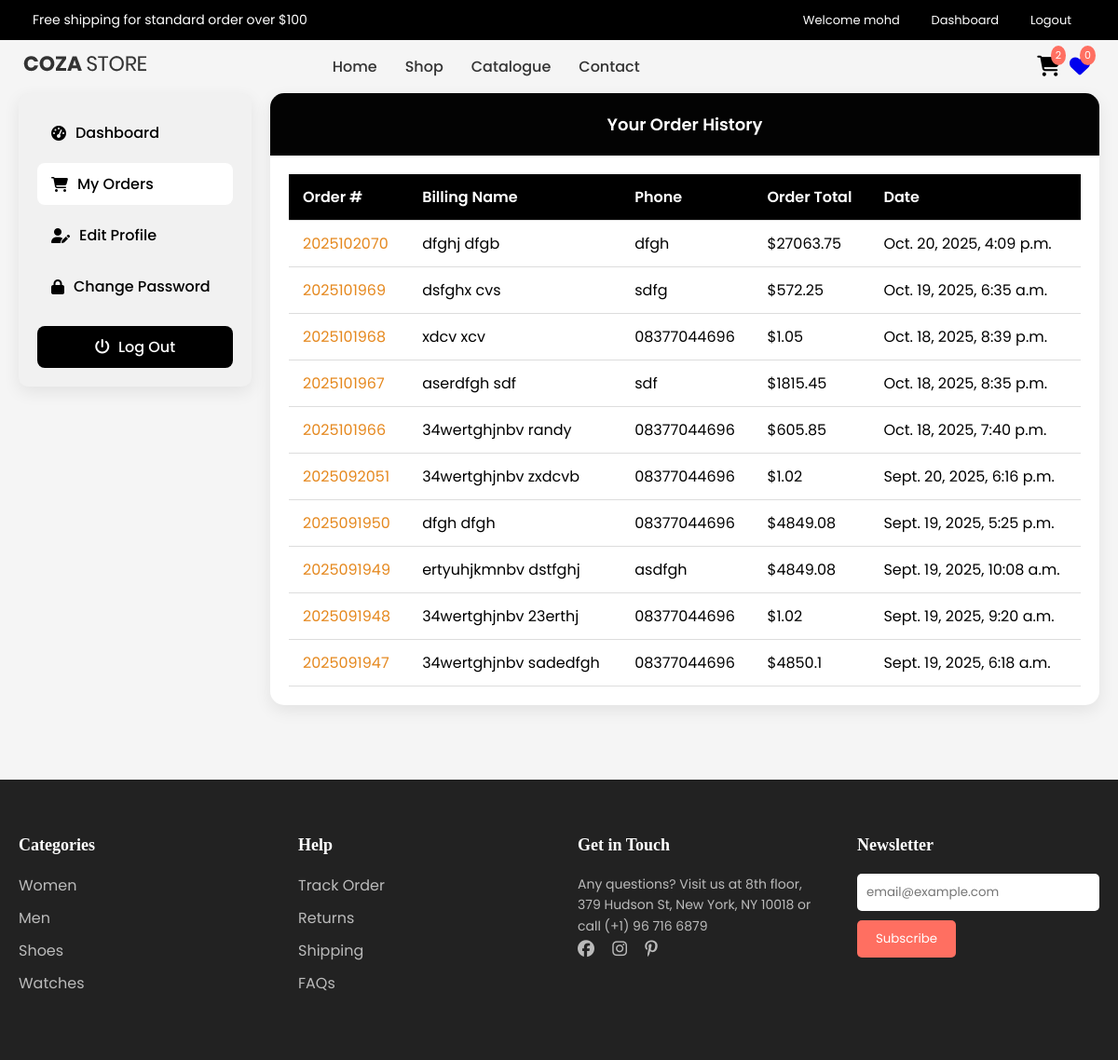
The app's page /accounts/my_orders/ (signed in) with its own data.
### Accounts/models.py (models this page shows, shortened)
class Account(AbstractBaseUser):
    first_name=models.CharField(max_length=50)
    last_name=models.CharField( max_length=50)
    username = models.CharField(max_length=50, unique=True)
    email=models.EmailField(max_length=100, unique=True)
    phone_number = models.CharField(max_length=50)
    date_joined = models.DateTimeField(auto_now_add=True)
    last_login= models.DateTimeField(auto_now_add=True)
    is_admin= models.BooleanField(default=False)
    is_staff= models.BooleanField(default=False)
    is_active= models.BooleanField(default=False)
    is_superadmin= models.BooleanField(default=False)
    USERNAME_FIELD = 'email'
    REQUIRED_FIELDS=['username','first_name','last_name']
    objects = MyAccountManager()

### Orders/models.py (models this page shows, shortened)
class Order(models.Model):
    STATUS = (
        ('New', 'New'),
        ('Accepted', 'Accepted'),
        ('Completed', 'Completed'),
        ('Cancelled', 'Cancelled'),
    )
    user = models.ForeignKey(Account, on_delete=models.SET_NULL, null=True)
    payment = models.ForeignKey(Payment, on_delete=models.SET_NULL, blank=True, null=True)
    order_number = models.CharField(max_length=20)
    first_name = models.CharField(max_length=50)
    last_name = models.CharField(max_length=50)
    phone = models.CharField(max_length=15)
    email = models.EmailField(max_length=50)
    address_line_1 = models.CharField(max_length=50)
    address_line_2 = models.CharField(max_length=50, blank=True)
    country = models.CharField(max_length=50)
    state = models.CharField(max_length=50)
    city = models.CharField(max_length=50)
    order_note = models.CharField(max_length=100, blank=True)
    order_total = models.FloatField()
    tax = models.FloatField()
    status = models.CharField(max_length=10, choices=STATUS, default='New')
    ip = models.CharField(blank=True, max_length=20)
    is_ordered = models.BooleanField(default=False)
    created_at = models.DateTimeField(auto_now_add=True)
    updated_at = models.DateTimeField(auto_now=True)
    def full_name(self):
        return f'{self.first_name} {self.last_name}'

### Accounts/views.py (the view)
# urls.py: path('my_orders/', my_orders, name='my_orders'),
@login_required(login_url='login')
def my_orders(request):
    orders = Order.objects.filter(user=request.user, is_ordered=True).order_by('-created_at')
    context = {
        'orders': orders,
    }
    return render(request, 'my_orders.html', context)

### Carts/context_processors.py (called while the page is built)
def counter(request):
    cart_count = 0
    if 'admin' in request.path:
        return {}
    try:
        if request.user.is_authenticated:
            cart_items = CartItem.objects.filter(user=request.user, is_active=True)
        else:
            cart = Cart.objects.filter(cart_id=_cart_id(request)).first()
            if cart:
                cart_items = CartItem.objects.filter(cart=cart, is_active=True)
            else:
                cart_items = []
        for item in cart_items:
            cart_count += item.quantity
    except Exception:
        cart_count = 0
    return dict(cart_count=cart_count)

### Category/context_processors.py (called while the page is built)
def menu_links(request):
    links = Category.objects.all()
    return dict(links=links)

### templates/my_orders.html (shortened to what this page needs)
{% extends 'basee.html' %}
{% load static %}
{% block content %}
<section class="section-content">
  <div class="containerss">
    {% include 'dashboard_sidebar.html' %}
    <main>
      <article class="card">
        <header class="card-header">
          Your Order History
        </header>
        <div class="card-body">
          <div class="table-responsive">
            <table>
              <thead>
                <tr>
                  <th>Order #</th>
                  <th>Billing Name</th>
                  <th>Phone</th>
                  <th>Order Total</th>
                  <th>Date</th>
                </tr>
              </thead>
              <tbody>
                {% for order in orders %}
                <tr>
                  <td><a href="{% url 'order_detail' order.order_number %}">{{ order.order_number }}</a></td>
                  <td>{{ order.full_name }}</td>
                  <td>{{ order.phone }}</td>
                  <td>${{ order.order_total }}</td>
                  <td>{{ order.created_at }}</td>
                </tr>
                {% empty %}
                <tr>
                  <td colspan="5" style="text-align:center;">No orders found.</td>
                </tr>
                {% endfor %}
              </tbody>
            </table>
          </div>
        </div>
      </article>
    </main>
  </div>
</section>
{% endblock %}

### templates/basee.html (shortened to what this page needs)
 {% load static %}
<!DOCTYPE html>
<html lang="en">
<head>
  <link rel="stylesheet" href="https://cdn.jsdelivr.net/npm/material-design-iconic-font@2.2.0/dist/css/material-design-iconic.min.css">
  <link rel="stylesheet" href="https://cdnjs.cloudflare.com/ajax/libs/font-awesome/6.4.2/css/all.min.css">
</head>
<body>
<header>
  <div class="container-menu-desktop">
    <div class="top-bar">
      <div class="content-topbar container">
        <div class="left-top-bar">Free shipping for standard order over $100</div>
        <div class="right-top-bar">
          {% if user.is_authenticated %}
            <a href="#">Welcome {{ user.first_name }}</a>
            <a href="{% url 'dashboard' %}">Dashboard</a>
            <a href="{% url 'logout' %}">Logout</a>
          {% else %}
            <a href="#">Welcome Guest</a>
            <a href="{% url 'login' %}">Sign In</a>
            <a href="{% url 'register' %}">Register</a>
          {% endif %}
        </div>
      </div>
    </div>
    <div class="wrap-menu-desktop">
      <nav class="limiter-menu-desktop container">
        <a href="#"><img src="{% static 'images/icons/logo-01.png' %}" alt="IMG-LOGO"></a>
        <div class="menu-desktop">
          <ul class="main-menu">
            <li><a href="{% url 'home' %}">Home</a></li>
            <li><a href="{% url 'store' %}">Shop</a></li>
            <li><a href="{% url 'catalogue' %}">Catalogue</a></li>
            <li><a href="{% url 'contact' %}">Contact</a></li>
          </ul>
        </div>
        <div class="wrap-icon-header">
          <div class="icon-header-item icon-header-noti js-show-cart" onclick="window.location.href='{% url 'cart' %}'" data-notify="2"><i class="fa-solid fa-cart-shopping"></i></div>
          <a href="#" class="icon-header-item icon-header-noti" data-notify="0"><i class="fa-solid fa-heart"></i></a>
        </div>
      </nav>
    </div>
  </div>
</header>
{% block content %}{% endblock %}
<footer>
  <div class="footer-container">
    <div>
      <h4>Categories</h4>
      <ul>
        <li><a href="#">Women</a></li>
        <li><a href="#">Men</a></li>
        <li><a href="#">Shoes</a></li>
        <li><a href="#">Watches</a></li>
      </ul>
    </div>
    <div>
      <h4>Help</h4>
      <ul>
        <li><a href="#">Track Order</a></li>
        <li><a href="#">Returns</a></li>
        <li><a href="#">Shipping</a></li>
        <li><a href="#">FAQs</a></li>
      </ul>
    </div>
    <div>
      <h4>Get in Touch</h4>
      <p>Any questions? Visit us at 8th floor, 379 Hudson St, New York, NY 10018 or call (+1) 96 716 6879</p>
      <div class="social-icons">
        <a href="#"><i class="fab fa-facebook"></i></a>
        <a href="#"><i class="fab fa-instagram"></i></a>
        <a href="#"><i class="fab fa-pinterest-p"></i></a>
      </div>
    </div>
    <div>
      <h4>Newsletter</h4>
      <form class="newsletter" id="newsletterForm">
        <input type="email" name="email" placeholder="email@example.com" required>
        <button type="submit">Subscribe</button>
      </form>
    </div>
  </div>
</footer>
</body>
</html>

### templates/basee.html (style rules this page uses)
* { margin: 0; padding: 0; box-sizing: border-box; font-family: "Poppins", sans-serif; }
body { margin: 0; font-family: 'Poppins', sans-serif; }
header { width: 100%; z-index: 999; }
.container { max-width: 1150px; margin: 0 auto; padding: 0 10px; }
.container-menu-desktop { display: flex; flex-direction: column; z-index: 999; position: sticky; top: 0; }
.top-bar { color: #fff; background: #000; font-size: 14px; padding: 11px 0; position: fixed; top: 0; left: 0; width: 100%; z-index: 1000; }
.top-bar .content-topbar { display: flex; justify-content: space-between; align-items: center; }
.right-top-bar a { text-decoration: none; color: #ffffff; padding: 0 15px; font-size: 13px; }
.wrap-menu-desktop { position: fixed; top: 40px; left: 0; width: 100%; background: transparent; z-index: 999; transition: background 0.3s, box-shadow 0.3s; }
.limiter-menu-desktop { display: flex; justify-content: space-between; align-items: center; padding: 15px 0; }
.main-menu { list-style: none; display: flex; margin-right: 223px; padding: 0; }
.main-menu li { margin: 0 15px; }
.main-menu a { text-decoration: none; font-weight: 500; color: #333; transition: 0.3s; }
.wrap-icon-header { display: flex; align-items: center; }
.icon-header-item { font-size: 22px; margin: 0 5px; cursor: pointer; position: relative; }
.icon-header-noti::after { content: attr(data-notify); position: absolute; top: -6px; right: -6px; background: #ff6f61; color: #fff; font-size: 11px; border-radius: 50%; padding: 2px 5px; }
footer { background: #222; color: #fff; padding: 60px 20px; }
footer h4 { font-family: 'PlayfairDisplay-Bold'; font-size: 18px; margin-bottom: 20px; }
footer a { color: #bbb; text-decoration: none; transition: 0.3s; }
footer ul { list-style: none; padding: 0; margin: 0; }
footer ul li { margin-bottom: 10px; }
footer p { color: #bbb; font-size: 14px; line-height: 1.6; }
.footer-container { display: grid; grid-template-columns: repeat(auto-fit, minmax(220px, 1fr)); gap: 40px; max-width: 1200px; margin: 0 auto; }
.social-icons a { font-size: 18px; margin-right: 15px; color: #bbb; }
.newsletter input { width: 100%; padding: 10px; margin-bottom: 10px; border-radius: 5px; border: none; outline: none; }
.newsletter button { padding: 10px 20px; border: none; border-radius: 5px; background: #ff6f61; color: #fff; cursor: pointer; transition: 0.3s; }

### templates/my_orders.html (style rules this page uses)
body { font-family: 'Poppins', sans-serif; background: #f5f5f5; }
.section-content { padding: 100px 20px 50px 20px; }
.containerss { max-width: 1200px; margin: 0 auto; display: flex; gap: 20px; flex-wrap: wrap; }
main { flex: 1; }
.card { background: #fff; border-radius: 15px; overflow: hidden; box-shadow: 0 6px 18px rgba(0,0,0,0.08); margin-bottom: 30px; }
.card-header { background: #030303ff; color: #fff; padding: 20px; font-size: 18px; font-weight: 600; text-align: center; }
.card-body { padding: 20px; }
.table-responsive { overflow-x: auto; }
table { width: 100%; border-collapse: collapse; min-width: 500px; }
table th, table td { padding: 12px 15px; border-bottom: 1px solid #ddd; text-align: left; }
table thead th { background: #000000ff; color: #fff; font-weight: 600; }
table a { color: #e5881eff; text-decoration: none; }

### records on screen
Account: first_name "mohd"
Order: order_number "2025102070", full_name "dfghj dfgb", phone "dfgh", order_total "27063.75", created_at "Oct. 20, 2025, 4:09 p.m."
Order: order_number "2025101969", full_name "dsfghx cvs", phone "sdfg", order_total "572.25", created_at "Oct. 19, 2025, 6:35 a.m."
Order: order_number "2025101968", full_name "xdcv xcv", phone "08377044696", order_total "1.05", created_at "Oct. 18, 2025, 8:39 p.m."
Order: order_number "2025101967", full_name "aserdfgh sdf", phone "sdf", order_total "1815.45", created_at "Oct. 18, 2025, 8:35 p.m."
Order: order_number "2025101966", full_name "34wertghjnbv randy", phone "08377044696", order_total "605.85", created_at "Oct. 18, 2025, 7:40 p.m."
Order: order_number "2025092051", full_name "34wertghjnbv zxdcvb", phone "08377044696", order_total "1.02", created_at "Sept. 20, 2025, 6:16 p.m."
Order: order_number "2025091950", full_name "dfgh dfgh", phone "08377044696", order_total "4849.08", created_at "Sept. 19, 2025, 5:25 p.m."
Order: order_number "2025091949", full_name "ertyuhjkmnbv dstfghj", phone "asdfgh", order_total "4849.08", created_at "Sept. 19, 2025, 10:08 a.m."
Order: order_number "2025091948", full_name "34wertghjnbv 23erthj", phone "08377044696", order_total "1.02", created_at "Sept. 19, 2025, 9:20 a.m."
Order: order_number "2025091947", full_name "34wertghjnbv sadedfgh", phone "08377044696", order_total "4850.1", created_at "Sept. 19, 2025, 6:18 a.m."
